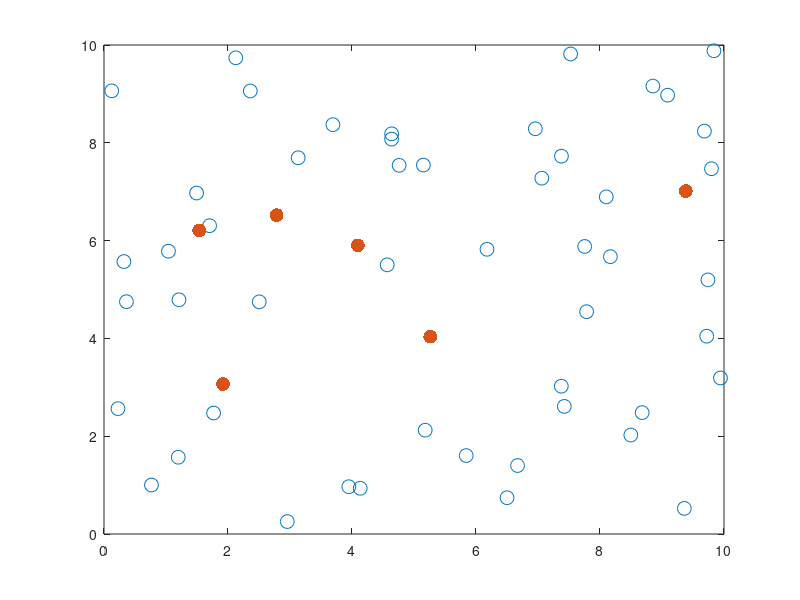

This chart was generated by the following MATLAB code: (Note: this script raises an error after producing the figure.)
clc;
hold on; box on; 

Nt = 50; % the number of targets
Nr = 6; % the number of robots
r_set = zeros(1,Nr); % robot set
for i =1:Nr
    r_set(i)=i;
end

en_range=10; % the range of the environment.
N_failure = 2;
N_resilience = Nr- N_failure;

% generate the positions of targets
pt=rand(2,Nt)*en_range; 
sz = 100;
scatter(pt(1,:),pt(2,:), sz, 'r*')

% generate the positions of the robot
pr=rand(2,Nr)*en_range; 
sz = 100;
scatter(pr(1,:),pr(2,:), sz, 'bo', 'filled')

% for each robot, it has four trajectories, up, down, left, right, centered
% at robot's current position. The trajectory is enough long to come across the
% edge of the environment

%trajectory_targets();
N_direction = 4; % each robot has four directions, up, down, left, right
%tar_cover = cell(Nr, N_direction); % The targets can be covered for a specific robot with a choosing trajecotry
%N_tarcover=zeros(Nr, N_direction); % The number of targets covered for a specific robot with a choosing trajectory
epsilon = 0.15* en_range; % convering distance -2<-->+2 
%N_r_maxtra = zeros(Nr,1); % select the maximum coverage trajectory for each robot
r_max_tracover = cell(Nr, 1); % store the targets from maximum trajectory coverage for each robot

[tar_cover, N_tarcover,N_r_maxtra]=robot_tra_cover_fun(Nr,Nt,N_direction,pt,pr, epsilon);

% here, we pick one trajectory for each robot, and enumerate all the
% possible cases, 4^6. And index the four trajectories for robot 1 ,2 ...,
% 6 as (1 2 3 4) (5 6 7 8) (9 10 11 12)...  and find its corresponding
% (1,1) (1,2) (1,3), (1,4). (2,1) (2,2) (2,3) (2,4) .... 


r_tra_index = zeros(Nr, N_direction);

for i =1 :Nr
    r_tra_index(i,:)=[(i-1)*N_direction+1, (i-1)*N_direction+2, (i-1)*N_direction+3, (i-1)*N_direction+4];
end
% find four trajectory index for each robot
% find all the combinations by pick one trajectory from four trajecotries
% of each robot
all_combina = r_tra_index(1,:);
for i = 2:Nr
    all_combina = combvec(all_combina, r_tra_index(i,:));
end

%inside all_combina, the number of column indicates all possible cases and
%each column indicates one combination
[row_allcomb, col_allcomb] = size(all_combina);


% target_cover for all combinations
tar_cover_allcomb = zeros(1,col_allcomb);


% for each combination (column), choose N_failure best failures, it means
% the remaining is the minimum (best removal)

% define all possible cases for choosing N_failure failures
 %num_nrchoosefail= nchoosek(row_allcomn,N_failure);
nchoose_kfail_index = cell(1,col_allcomb); 
remain_after_kfail_index = cell(1,col_allcomb);
num_remain_after_kfail = cell(1, col_allcomb); 
% remaining target set
%remain_after_kfail = cell(1,col_allcomb); 
mini_remain_eachcomb = zeros(1, col_allcomb); 


for i = 1:col_allcomb
   %we also want to get the number of targets tracked before the best
   %removal % calculate the targets tracked by each column combination
   % r_tra_set for each combination
   r_tra_index_eachcomb = cell(1, row_allcomb);
    
   %after the best removal
   nchoose_kfail_index{i} = nchoosek(all_combina(:,i),N_failure); 
   
   for j = 1: row_allcomb
       %we also want to get the number of targets tracked before the best
       %removal % calculate the targets tracked by each column combination
       
       r_inx_eachcomb = fix((all_combina(j,i)-1)/N_direction)+1; 
       tra_inx_eachcomb = mod(all_combina(j,i)-1, N_direction)+1;
       r_tra_index_eachcomb{j} = [r_inx_eachcomb, tra_inx_eachcomb]; 
       
      
       remain_after_kfail_index{i}(j,:)= setdiff(all_combina(:,i)', nchoose_kfail_index{i}(j,:)); 
       % for each remaining, evaluate which one is minimum
       % calculate the number of tracking for the reamining
       [raw_remain, col_remian] = size( remain_after_kfail_index{i}(j,:)); 
       
       temp_remain_after_kfail = cell(1, col_remian+1);
        for k =1:col_remian % union remaining set by index
             % corresping to whcih robot and which traj
               r_remain_index =fix((remain_after_kfail_index{i}(j,k)-1)/N_direction)+1; 
               tra_remain_index =mod(remain_after_kfail_index{i}(j,k)-1, N_direction)+1;
               temp_remain_after_kfail{k+1} = union(tar_cover{r_remain_index,tra_remain_index},...
                   temp_remain_after_kfail{k});
        end
         num_remain_after_kfail{i}(j,:) = length(temp_remain_after_kfail{col_remian+1}); 
   end
   % calculate the number of targets tracked by each combination
   [tar_cover_allcomb(i)] = select_tra_cover(Nr,tar_cover, r_tra_index_eachcomb); 
   
   mini_remain_eachcomb(i) = min(num_remain_after_kfail{i}); 
end
bf_remain_best_romo = max(mini_remain_eachcomb); 
maxi_index = find(bf_remain_best_romo== mini_remain_eachcomb,1);

% there are several equal ones... this has some problems

s_tra_cover_bf=cell(1,Nr+1); %the target covered by this strategy
for i = 1:Nr
robot_inx= fix((all_combina(i,maxi_index)-1)/N_direction)+1;
tra_inx =mod(all_combina(i,maxi_index)-1, N_direction)+1; 
s_tra_cover_bf{i+1} = union(s_tra_cover_bf{i}, tar_cover{robot_inx,tra_inx});
end
N_bf_maxmin_cover = length(s_tra_cover_bf{Nr+1}); 
best_remo_rate_bf =(N_bf_maxmin_cover-bf_remain_best_romo)/N_bf_maxmin_cover; 
N_bf_max_cover = max(tar_cover_allcomb); 